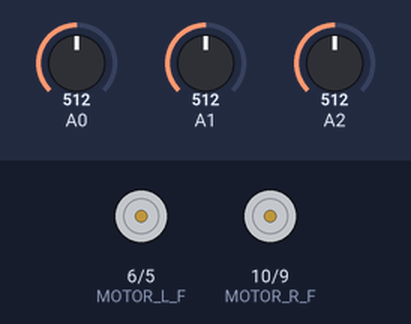
This sketch was run on a simulated Arduino Uno, built with avr-gcc and run on an emulated ATmega328P. Parts: motor-driver pin pairs drawn as motors (green arrow = first pin HIGH = forward, orange = second pin HIGH = backward, longer = more drive). Inputs (shaded band) come from the test bench; at power-on: A0 = 512, A2 = 512, A1 = 512.

Above: at 1.2 s.
1.3 s: A0 set to 136
2.8 s: A0 set to 112
At 2.95 s:
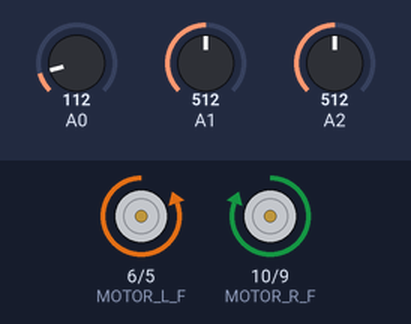
5.8 s: A2 set to 214
8.8 s: A2 set to 194
At 9.3 s:
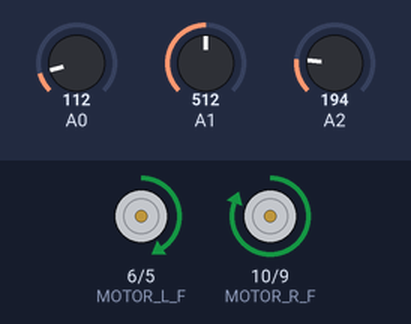
10.3 s: A1 set to 716
At 11.1 s:
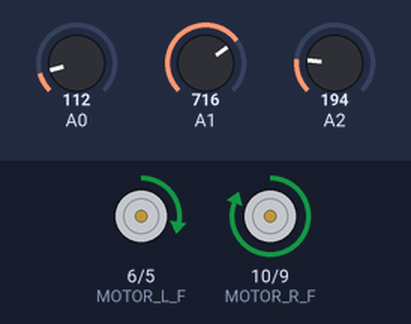
11.8 s: A1 set to 1023
At 12.3 s:
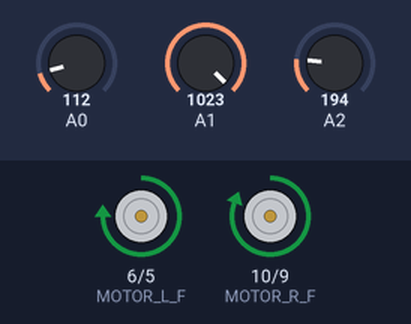
Timing chart, 0 to 14.3 s (numbered marks = the images above; inputs shaded):
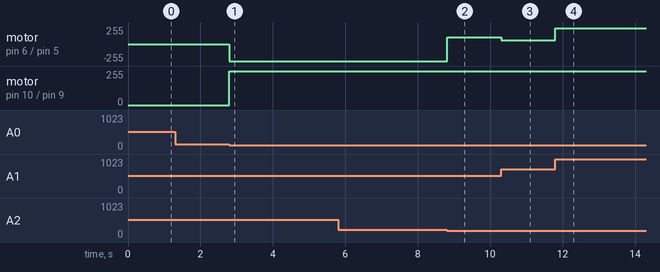

Measured:
- the behaviour switches between 125 and 124 on A0 (found by bisection; images 0 and 1)
- the behaviour switches between 205 and 204 on A2 (found by bisection; images 1 and 2)
- after the input at 1.3 s, every drawn part: stays the same
- after the input at 2.8 s, motor on pin 6 (MOTOR_L_F) / pin 5 (MOTOR_L_B): stopped → backward 255/255 at once; motor on pin 10 (MOTOR_R_F) / pin 9 (MOTOR_R_B): stopped → forward 255/255 at once
- after the input at 8.8 s, motor on pin 6 (MOTOR_L_F) / pin 5 (MOTOR_L_B): backward 255/255 → forward 104/255 at once
- after the input at 10.3 s, motor on pin 6 (MOTOR_L_F) / pin 5 (MOTOR_L_B): forward 104/255 → forward 53/255 at once
- after the input at 11.8 s, motor on pin 6 (MOTOR_L_F) / pin 5 (MOTOR_L_B): forward 53/255 → forward 233/255 at once

The sketch:

miniCar.ino
```cpp
#include <string.h>
#define MOTOR_R_F 10
#define MOTOR_R_B 9

#define MOTOR_L_F 6
#define MOTOR_L_B 5

#define VEL 255

#define TURN_DELAY 300

#define LED 13

int difference;
int correcter;


int readForward()
{
  return map(analogRead(A2), 0, 1024, 0, VEL);
}

int readRight()
{
  return map(analogRead(A1), 0, 1024, 0, VEL);
}

int readLeft()
{
  return map(analogRead(A0), 0, 1024, 0, VEL);
}


void forward ( int vel )
{
    digitalWrite(MOTOR_R_B, LOW);
    digitalWrite(MOTOR_L_B, LOW);

    int difference =  readRight() - readLeft();
    difference = abs(difference)>15 ? difference : 0;
    correcter = difference>0 ? difference+(VEL/5) : difference-(VEL/5);
    //if ( abs(correcter) >= VEL ) { correcter = VEL; }

    if( correcter > 0 )
    {
      digitalWrite(LED, HIGH);

      analogWrite(MOTOR_R_F, VEL);
      analogWrite(MOTOR_L_F, VEL - correcter);
    }

    else if ( correcter < 0 )
    {
      digitalWrite(LED, HIGH);

      analogWrite(MOTOR_R_F, VEL + correcter);
      analogWrite(MOTOR_L_F, VEL);
    }

    else
    {
      digitalWrite(LED, LOW);

      analogWrite(MOTOR_R_F, VEL);
      analogWrite(MOTOR_L_F, VEL);
    }
}


void right ( int vel )
{
    digitalWrite(MOTOR_R_F, LOW);
    digitalWrite(MOTOR_L_B, LOW);

    analogWrite(MOTOR_R_B, vel);
    analogWrite(MOTOR_L_F, vel);

    delay ( TURN_DELAY );

    digitalWrite(MOTOR_R_B, LOW);
    digitalWrite(MOTOR_L_F, LOW);
}


void left ( int vel )
{
    digitalWrite(MOTOR_R_B, LOW);
    digitalWrite(MOTOR_L_F, LOW);

    analogWrite(MOTOR_R_F, vel);
    analogWrite(MOTOR_L_B, vel);

    delay ( TURN_DELAY );

    digitalWrite(MOTOR_R_F, LOW);
    digitalWrite(MOTOR_L_B, LOW);
}


void idle ()
{
  digitalWrite ( MOTOR_R_F, LOW );
  digitalWrite ( MOTOR_R_B, LOW );
  digitalWrite ( MOTOR_L_F, LOW );
  digitalWrite ( MOTOR_L_B, LOW );
}


void setup()
{
  Serial.begin(9600);

  pinMode(MOTOR_R_F, OUTPUT);
  pinMode(MOTOR_R_B, OUTPUT);

  pinMode(MOTOR_L_F, OUTPUT);
  pinMode(MOTOR_L_B, OUTPUT);
}


void loop()
{

  while(0)
  {
    Serial.print(readForward());
    Serial.print("   ");
    Serial.print(readRight());
    Serial.print("   ");
    Serial.println(readLeft());
  }

  while ( readForward() <= 50 )
  {
      forward(VEL);
  }

  if ( readLeft() < readRight() && readLeft() <=30  )
  {
      left(VEL);
  }
  else if ( readRight() < readLeft() && readRight <= 30 )
  {
      right(VEL);
  }
  else
  {
      idle();
  }


}
```
